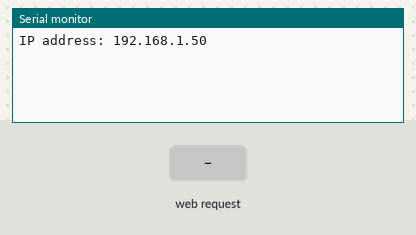
Recording of a sketch running on a simulated ESP8266 (NodeMCU). Parts: the last lines printed to the serial monitor. The inputs (shaded band) are chosen by the test bench. WiFi joins after 1.5 s; servers stay silent unless stated.

Above: at 2.7 s.
2.8 s: HTTP request GET /cmd received
At 3.5 s:
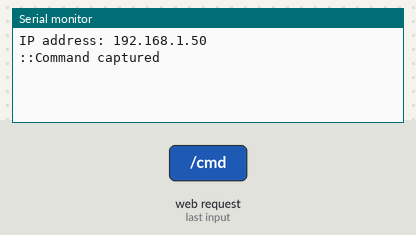
4.3 s: HTTP request GET /cmd?Code=1 received
At 5.0 s:
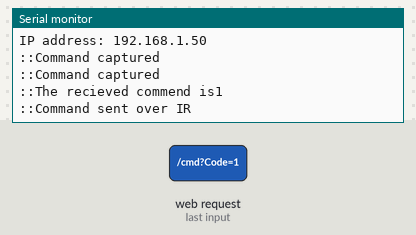

Measured:
- after the input at 2.8 s, the serial monitor: prints a new line at once (image 1)
- after the input at 4.3 s, the serial monitor: prints a new line after 0.11 s (image 2)

The sketch:

esp8266IR.ino
```cpp
#include <ESP8266WiFi.h>          //https://github.com/esp8266/Arduino

//needed for library
#include <ESP8266mDNS.h>
#include <ESP8266WebServer.h>
#include <WiFiManager.h>         //https://github.com/tzapu/WiFiManager
#include <IRremoteESP8266.h>
#include <IRsend.h>

//pin 4
#define IR_SEND_PIN D2

IRsend irsend(IR_SEND_PIN);

ESP8266WebServer server(80);


void handleCommands() {
  String Message = "::Command captured\n";
  if (server.hasArg("Code") == true) {
    String cmd = server.arg("Code");
    uint32_t code = strtoul(cmd.c_str(), NULL, 16);
    /**/

    Message += "::The recieved commend is" + cmd;
    irsend.sendNEC(code, 32);
    delay(40);
    Message += "\n::Command sent over IR";
  }
  Serial.println(Message);
  server.send(200, "text/plain", Message);

}
void setup() {
  // put your setup code here, to run once:
  Serial.begin(115200);

  //WiFiManager
  //Local intialization. Once its business is done, there is no need to keep it around
  WiFiManager wifiManager;
  //reset saved settings
  //wifiManager.resetSettings();

  wifiManager.autoConnect();
  while (WiFi.status() != WL_CONNECTED) {   //Wait for connection
    delay(500);
    Serial.println("Waiting to connect...");
  }

  Serial.print("IP address: ");
  Serial.println(WiFi.localIP());

  server.on("/", handleRootPath);
  server.on("/cmd", handleCommands);
  server.begin();

  if (!MDNS.begin("kroom")) {             // Start the mDNS responder for esp8266.local
    Serial.println("Error setting up MDNS responder!");
  }
  //Serial.println("mDNS responder started");
  //if you get here you have connected to the WiFi
  //Serial.println("connected...yeey :)");

  irsend.begin();
}

void handleRootPath() {
  return server.send(200, "text/plain", "Connection succeed");
}


void loop() {
  // put your main code here, to run repeatedly:
  server.handleClient();
}
```
